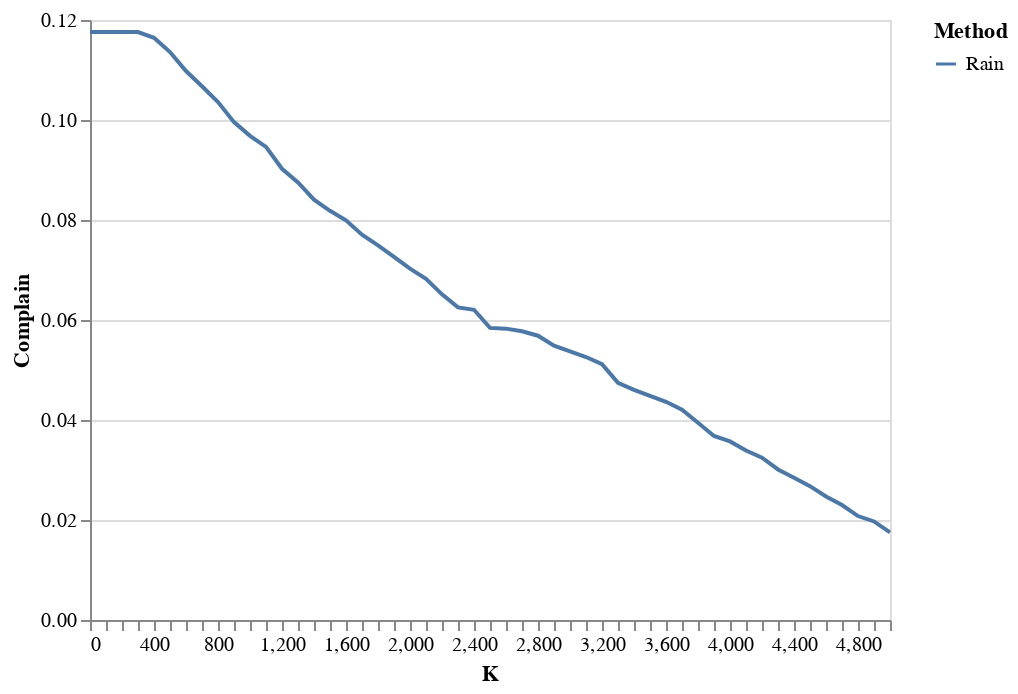

Source (notebook cell):
### Code cell
#Frog Debug
K=5000
manager_test = ModelManagerTest(proc.x_a_train, proc.x_b_train, proc.y_train, LinearCombTest(1), 256)
manager_test.model.set_weights(manager_test0.model.get_weights())
manager_test.delta = tf.Variable(manager_test0.delta.value(), name="delta")
ranker = InfluenceRanker(manager=manager_test, on=proc.test_complain)
fixer = AutoFixer(manager_test, proc.corrsel, K)

impacts = []
test_impacts = []
AQs = []
weighted_f1 = []
rank_list = []
rank_time_rain = 0
model_time_rain = 0

AQ = proc.test_complain(manager_test).AQ
f1 = f1_score(proc.y_test.numpy(), manager_test.model.predict(proc.x_a_test, proc.x_b_test).numpy(), average='weighted')
# f1 = f1_score(proc.y_query.numpy(), manager_test.model.predict(proc.x_a_query, proc.x_b_query).numpy(), average='weighted')
x_a, _, y = manager_test.get_remaining()
male_ids = (x_a[:, 0] == 1).numpy()
female_ids = (x_a[:, 0] == 0).numpy()
one_ids = (y == 1).numpy()
zero_ids = (y == 0).numpy()

male_impact = (male_ids[:] & one_ids[:]).sum() / male_ids.sum()
female_impact = (female_ids[:] & one_ids[:]).sum() / female_ids.sum()
AQs.append(float(AQ))
weighted_f1.append(f1)
impacts.append(abs(female_impact - male_impact))

y = tf.squeeze(manager_test.model(proc.x_a_test, proc.x_b_test))
male_ids = (proc.x_a_test[:, 0] == 1).numpy()
female_ids = (proc.x_a_test[:, 0] == 0).numpy()
one_ids = (y >= 0.5).numpy()
zero_ids = (y < 0.5).numpy()

male_impact = (male_ids[:] & one_ids[:]).sum() / male_ids.sum()
female_impact = (female_ids[:] & one_ids[:]).sum() / female_ids.sum()
test_impacts.append(abs(female_impact / male_impact))

step_size = 100
rain_k = int(np.ceil(K / step_size))
for k in trange(0, rain_k):
    nfix = min(step_size, K - step_size * k)
    assert nfix > 0

    start = time.time()
    rank = rank_fix(ranker, fixer, nfix)
    middle = time.time()
    # tol=1e-7, lr=0.5
    manager_test.fit(max_iter=10000, tol=1e-7, lr=0.02, print_value=True)
    end = time.time()
    
    rank_list.append(rank.numpy())
    rank_time_rain += middle - start
    model_time_rain += end - middle
    
    x_a, _, y = manager_test.get_remaining()
    male_ids = (x_a[:, 0] == 1).numpy()
    female_ids = (x_a[:, 0] == 0).numpy()
    one_ids = (y == 1).numpy()
    zero_ids = (y == 0).numpy()

    male_impact = (male_ids[:] & one_ids[:]).sum() / male_ids.sum()
    female_impact = (female_ids[:] & one_ids[:]).sum() / female_ids.sum()
    impact = abs(female_impact - male_impact)

    AQ = proc.test_complain(manager_test).AQ
    f1 = f1_score(proc.y_test.numpy(), manager_test.model.predict(proc.x_a_test, proc.x_b_test).numpy(), average='weighted')
#     f1 = f1_score(proc.y_query.numpy(), manager_test.model.predict(proc.x_a_query, proc.x_b_query).numpy(), average='weighted')
    impacts.append(impact)
    AQs.append(float(AQ))
    weighted_f1.append(f1)
    
    y = tf.squeeze(manager_test.model(proc.x_a_test, proc.x_b_test))
    male_ids = (proc.x_a_test[:, 0] == 1).numpy()
    female_ids = (proc.x_a_test[:, 0] == 0).numpy()
    one_ids = (y >= 0.5).numpy()
    zero_ids = (y < 0.5).numpy()

    male_impact = (male_ids[:] & one_ids[:]).sum() / male_ids.sum()
    female_impact = (female_ids[:] & one_ids[:]).sum() / female_ids.sum()
    test_impacts.append(abs(female_impact - male_impact))
    

print("Rank_time:", rank_time_rain)
print("Model_time:", model_time_rain)
AC = proc.test_complain(manager_test).AC

df_rain_test = pd.DataFrame({
    "Complain": np.array(AQs) - AC,
    "Impact": np.array(impacts),
    "F1": np.array(weighted_f1),
    "K": list(range(0, K, step_size)) + [K],
    "Method": np.repeat("Rain", len(AQs)),
    "Test_impact": np.array(test_impacts),
})
alt.Chart(pd.concat([df_rain_test])).mark_line().encode(
    alt.X('K:Q', axis=alt.Axis(tickCount=df_rain_test.shape[0], grid=False)),
    alt.Y("Complain:Q"),
    color = "Method"
)

### Figure 1 — Vega-Lite specification as saved in the notebook (floating-point values rounded to 4 significant figures)
{"config": {"view": {"continuousWidth": 400, "continuousHeight": 300}}, "data": {"name": "data-1f0b478da8f754781c977ed3ccffdf96"}, "mark": "line", "encoding": {"color": {"type": "nominal", "field": "Method"}, "x": {"type": "quantitative", "axis": {"grid": false, "tickCount": 51}, "field": "K"}, "y": {"type": "quantitative", "field": "Complain"}}, "$schema": "https://vega.github.io/schema/vega-lite/v4.8.1.json", "datasets": {"data-1f0b478da8f754781c977ed3ccffdf96": [{"Complain": 0.1176, "Impact": 0.2043, "F1": 0.7679, "K": 0, "Method": "Rain", "Test_impact": 0.05468}, {"Complain": 0.1176, "Impact": 0.1998, "F1": 0.7679, "K": 100, "Method": "Rain", "Test_impact": 0.1078}, {"Complain": 0.1176, "Impact": 0.1951, "F1": 0.7679, "K": 200, "Method": "Rain", "Test_impact": 0.1078}, {"Complain": 0.1176, "Impact": 0.1905, "F1": 0.7679, "K": 300, "Method": "Rain", "Test_impact": 0.1078}, {"Complain": 0.1164, "Impact": 0.1856, "F1": 0.7533, "K": 400, "Method": "Rain", "Test_impact": 0.08218}, {"Complain": 0.1136, "Impact": 0.1806, "F1": 0.7503, "K": 500, "Method": "Rain", "Test_impact": 0.07608}, {"Complain": 0.1098, "Impact": 0.1757, "F1": 0.7424, "K": 600, "Method": "Rain", "Test_impact": 0.06938}, {"Complain": 0.1067, "Impact": 0.1713, "F1": 0.746, "K": 700, "Method": "Rain", "Test_impact": 0.07242}, {"Complain": 0.1036, "Impact": 0.1661, "F1": 0.7412, "K": 800, "Method": "Rain", "Test_impact": 0.06755}, {"Complain": 0.09957, "Impact": 0.1612, "F1": 0.7404, "K": 900, "Method": "Rain", "Test_impact": 0.06508}, {"Complain": 0.09684, "Impact": 0.1559, "F1": 0.7404, "K": 1000, "Method": "Rain", "Test_impact": 0.06508}, {"Complain": 0.09463, "Impact": 0.1518, "F1": 0.7404, "K": 1100, "Method": "Rain", "Test_impact": 0.06508}, {"Complain": 0.09025, "Impact": 0.1467, "F1": 0.747, "K": 1200, "Method": "Rain", "Test_impact": 0.07057}, {"Complain": 0.0875, "Impact": 0.1413, "F1": 0.747, "K": 1300, "Method": "Rain", "Test_impact": 0.07057}, {"Complain": 0.08405, "Impact": 0.1359, "F1": 0.7441, "K": 1400, "Method": "Rain", "Test_impact": 0.06813}, {"Complain": 0.08184, "Impact": 0.1302, "F1": 0.7441, "K": 1500, "Method": "Rain", "Test_impact": 0.06813}, {"Complain": 0.07992, "Impact": 0.1244, "F1": 0.743, "K": 1600, "Method": "Rain", "Test_impact": 0.0663}, {"Complain": 0.07706, "Impact": 0.1185, "F1": 0.743, "K": 1700, "Method": "Rain", "Test_impact": 0.0663}, {"Complain": 0.07494, "Impact": 0.1126, "F1": 0.7348, "K": 1800, "Method": "Rain", "Test_impact": 0.05959}, {"Complain": 0.07263, "Impact": 0.1065, "F1": 0.7168, "K": 1900, "Method": "Rain", "Test_impact": 0.04374}, {"Complain": 0.07028, "Impact": 0.1008, "F1": 0.709, "K": 2000, "Method": "Rain", "Test_impact": 0.03459}, {"Complain": 0.06825, "Impact": 0.09677, "F1": 0.7082, "K": 2100, "Method": "Rain", "Test_impact": 0.03398}, {"Complain": 0.06513, "Impact": 0.0911, "F1": 0.7029, "K": 2200, "Method": "Rain", "Test_impact": 0.02606}, {"Complain": 0.06252, "Impact": 0.086, "F1": 0.6995, "K": 2300, "Method": "Rain", "Test_impact": 0.02362}, {"Complain": 0.06204, "Impact": 0.08334, "F1": 0.6995, "K": 2400, "Method": "Rain", "Test_impact": 0.02362}, {"Complain": 0.05842, "Impact": 0.07889, "F1": 0.6952, "K": 2500, "Method": "Rain", "Test_impact": 0.02985}, {"Complain": 0.05827, "Impact": 0.07696, "F1": 0.6952, "K": 2600, "Method": "Rain", "Test_impact": 0.02985}, {"Complain": 0.05775, "Impact": 0.07406, "F1": 0.6935, "K": 2700, "Method": "Rain", "Test_impact": 0.02863}, {"Complain": 0.05686, "Impact": 0.0721, "F1": 0.6978, "K": 2800, "Method": "Rain", "Test_impact": 0.0224}, {"Complain": 0.05485, "Impact": 0.07034, "F1": 0.6978, "K": 2900, "Method": "Rain", "Test_impact": 0.0224}, {"Complain": 0.05372, "Impact": 0.06738, "F1": 0.6978, "K": 3000, "Method": "Rain", "Test_impact": 0.0224}, {"Complain": 0.05259, "Impact": 0.0628, "F1": 0.6945, "K": 3100, "Method": "Rain", "Test_impact": 0.01691}, {"Complain": 0.05117, "Impact": 0.05968, "F1": 0.6945, "K": 3200, "Method": "Rain", "Test_impact": 0.01691}, {"Complain": 0.04742, "Impact": 0.05613, "F1": 0.6945, "K": 3300, "Method": "Rain", "Test_impact": 0.01691}, {"Complain": 0.04604, "Impact": 0.05235, "F1": 0.6945, "K": 3400, "Method": "Rain", "Test_impact": 0.01691}, {"Complain": 0.0448, "Impact": 0.04836, "F1": 0.6945, "K": 3500, "Method": "Rain", "Test_impact": 0.01691}, {"Complain": 0.04364, "Impact": 0.04465, "F1": 0.6945, "K": 3600, "Method": "Rain", "Test_impact": 0.01691}, {"Complain": 0.04205, "Impact": 0.04003, "F1": 0.6945, "K": 3700, "Method": "Rain", "Test_impact": 0.01691}, {"Complain": 0.03944, "Impact": 0.03314, "F1": 0.6929, "K": 3800, "Method": "Rain", "Test_impact": 0.01264}, {"Complain": 0.0368, "Impact": 0.02609, "F1": 0.692, "K": 3900, "Method": "Rain", "Test_impact": 0.01203}, {"Complain": 0.03571, "Impact": 0.01892, "F1": 0.6902, "K": 4000, "Method": "Rain", "Test_impact": 0.01081}, {"Complain": 0.03389, "Impact": 0.01189, "F1": 0.6902, "K": 4100, "Method": "Rain", "Test_impact": 0.01081}, {"Complain": 0.03246, "Impact": 0.004484, "F1": 0.6875, "K": 4200, "Method": "Rain", "Test_impact": 0.008982}, {"Complain": 0.03011, "Impact": 0.003055, "F1": 0.6821, "K": 4300, "Method": "Rain", "Test_impact": 0.01275}, {"Complain": 0.02846, "Impact": 0.01073, "F1": 0.6805, "K": 4400, "Method": "Rain", "Test_impact": 0.01092}, {"Complain": 0.02676, "Impact": 0.01853, "F1": 0.6743, "K": 4500, "Method": "Rain", "Test_impact": 0.007899}, {"Complain": 0.02472, "Impact": 0.02647, "F1": 0.6743, "K": 4600, "Method": "Rain", "Test_impact": 0.007899}, {"Complain": 0.023, "Impact": 0.03456, "F1": 0.6635, "K": 4700, "Method": "Rain", "Test_impact": 0.001247}, {"Complain": 0.02079, "Impact": 0.04279, "F1": 0.6635, "K": 4800, "Method": "Rain", "Test_impact": 0.001247}, {"Complain": 0.01971, "Impact": 0.02825, "F1": 0.6635, "K": 4900, "Method": "Rain", "Test_impact": 0.001247}, {"Complain": 0.01752, "Impact": 0.03663, "F1": 0.6635, "K": 5000, "Method": "Rain", "Test_impact": 0.001247}]}}
